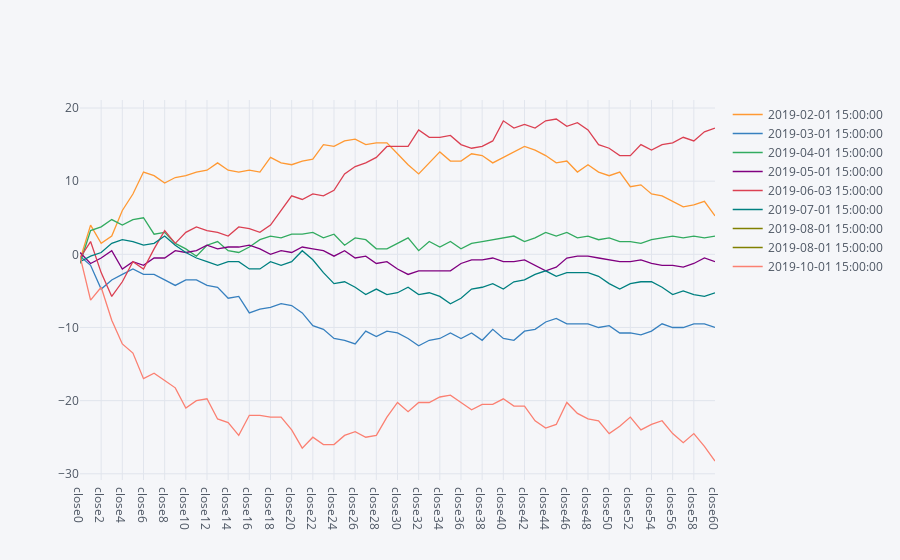
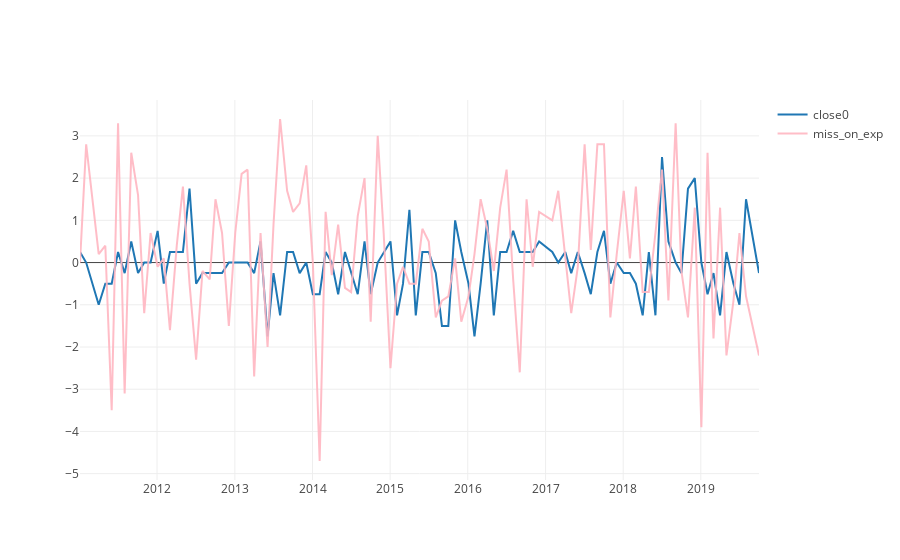

These figures' notebook cell, in order:
### Code cell
market_analysis(spoose, ism_manf)

### Figure 1 — Plotly figure (JSON) as saved in the notebook; plotly's stock layout.template omitted (floating-point values rounded to 4 significant figures)
{"data": [{"line": {"color": "rgba(255, 153, 51, 1.0)", "dash": "solid", "shape": "linear", "width": 1.3}, "mode": "lines", "name": "2019-02-01 15:00:00", "text": "", "type": "scatter", "uid": "3653d905-114d-4cb3-a1ef-478bb0a2a73a", "x": ["close0", "close1", "close2", "close3", "close4", "close5", "close6", "close7", "close8", "close9", "close10", "close11", "close12", "close13", "close14", "close15", "close16", "close17", "close18", "close19", "close20", "close21", "close22", "close23", "close24", "close25", "close26", "close27", "close28", "close29", "close30", "close31", "close32", "close33", "close34", "close35", "close36", "close37", "close38", "close39", "close40", "close41", "close42", "close43", "close44", "close45", "close46", "close47", "close48", "close49", "close50", "close51", "close52", "close53", "close54", "close55", "close56", "close57", "close58", "close59", "close60"], "y": [-0.75, 4, 1.5, 2.5, 6, 8.25, 11.25, 10.75, 9.75, 10.5, 10.75, 11.25, 11.5, 12.5, 11.5, 11.25, 11.5, 11.25, 13.25, 12.5, 12.25, 12.75, 13, 15, 14.75, 15.5, 15.75, 15, 15.25, 15.25, 13.75, 12.25, 11, 12.5, 14, 12.75, 12.75, 13.75, 13.5, 12.5, 13.25, 14, 14.75, 14.25, 13.5, 12.5, 12.75, 11.25, 12.25, 11.25, 10.75, 11.25, 9.25, 9.5, 8.25, 8, 7.25, 6.5, 6.75, 7.25, 5.25]}, {"line": {"color": "rgba(55, 128, 191, 1.0)", "dash": "solid", "shape": "linear", "width": 1.3}, "mode": "lines", "name": "2019-03-01 15:00:00", "text": "", "type": "scatter", "uid": "22c3f373-a879-488b-a001-fabd2bfd3b7c", "x": ["close0", "close1", "close2", "close3", "close4", "close5", "close6", "close7", "close8", "close9", "close10", "close11", "close12", "close13", "close14", "close15", "close16", "close17", "close18", "close19", "close20", "close21", "close22", "close23", "close24", "close25", "close26", "close27", "close28", "close29", "close30", "close31", "close32", "close33", "close34", "close35", "close36", "close37", "close38", "close39", "close40", "close41", "close42", "close43", "close44", "close45", "close46", "close47", "close48", "close49", "close50", "close51", "close52", "close53", "close54", "close55", "close56", "close57", "close58", "close59", "close60"], "y": [-0.25, -1.5, -4.75, -3.5, -2.75, -2, -2.75, -2.75, -3.5, -4.25, -3.5, -3.5, -4.25, -4.5, -6, -5.75, -8, -7.5, -7.25, -6.75, -7, -8, -9.75, -10.25, -11.5, -11.75, -12.25, -10.5, -11.25, -10.5, -10.75, -11.5, -12.5, -11.75, -11.5, -10.75, -11.5, -10.75, -11.75, -10.25, -11.5, -11.75, -10.5, -10.25, -9.25, -8.75, -9.5, -9.5, -9.5, -10, -9.75, -10.75, -10.75, -11, -10.5, -9.5, -10, -10, -9.5, -9.5, -10]}, {"line": {"color": "rgba(50, 171, 96, 1.0)", "dash": "solid", "shape": "linear", "width": 1.3}, "mode": "lines", "name": "2019-04-01 15:00:00", "text": "", "type": "scatter", "uid": "d2635196-abcb-4f65-b6a6-e08ff44cb089", "x": ["close0", "close1", "close2", "close3", "close4", "close5", "close6", "close7", "close8", "close9", "close10", "close11", "close12", "close13", "close14", "close15", "close16", "close17", "close18", "close19", "close20", "close21", "close22", "close23", "close24", "close25", "close26", "close27", "close28", "close29", "close30", "close31", "close32", "close33", "close34", "close35", "close36", "close37", "close38", "close39", "close40", "close41", "close42", "close43", "close44", "close45", "close46", "close47", "close48", "close49", "close50", "close51", "close52", "close53", "close54", "close55", "close56", "close57", "close58", "close59", "close60"], "y": [-1.25, 3.25, 3.75, 4.75, 4, 4.75, 5, 2.75, 3, 1.5, 0.75, -0.25, 1.25, 1.75, 0.5, 0.25, 1, 2, 2.5, 2.25, 2.75, 2.75, 3, 2.25, 2.75, 1.25, 2.25, 2, 0.75, 0.75, 1.5, 2.25, 0.5, 1.75, 1, 1.75, 0.75, 1.5, 1.75, 2, 2.25, 2.5, 1.75, 2.25, 3, 2.5, 3, 2.25, 2.5, 2, 2.25, 1.75, 1.75, 1.5, 2, 2.25, 2.5, 2.25, 2.5, 2.25, 2.5]}, {"line": {"color": "rgba(128, 0, 128, 1.0)", "dash": "solid", "shape": "linear", "width": 1.3}, "mode": "lines", "name": "2019-05-01 15:00:00", "text": "", "type": "scatter", "uid": "13cce8c7-5019-4673-b37f-f78558d17642", "x": ["close0", "close1", "close2", "close3", "close4", "close5", "close6", "close7", "close8", "close9", "close10", "close11", "close12", "close13", "close14", "close15", "close16", "close17", "close18", "close19", "close20", "close21", "close22", "close23", "close24", "close25", "close26", "close27", "close28", "close29", "close30", "close31", "close32", "close33", "close34", "close35", "close36", "close37", "close38", "close39", "close40", "close41", "close42", "close43", "close44", "close45", "close46", "close47", "close48", "close49", "close50", "close51", "close52", "close53", "close54", "close55", "close56", "close57", "close58", "close59", "close60"], "y": [0.25, -1.25, -0.5, 0.5, -2, -1, -1.5, -0.5, -0.5, 0.5, 0.25, 0.5, 1.25, 0.75, 1, 1, 1.25, 0.75, 0, 0.5, 0.25, 1, 0.75, 0.5, -0.25, 0.5, -0.5, -0.25, -1.25, -1, -2, -2.75, -2.25, -2.25, -2.25, -2.25, -1.25, -0.75, -0.75, -0.5, -1, -1, -0.75, -1.5, -2.25, -1.75, -0.5, -0.25, -0.25, -0.5, -0.75, -1, -1, -0.75, -1.25, -1.5, -1.5, -1.75, -1.25, -0.5, -1]}, {"line": {"color": "rgba(219, 64, 82, 1.0)", "dash": "solid", "shape": "linear", "width": 1.3}, "mode": "lines", "name": "2019-06-03 15:00:00", "text": "", "type": "scatter", "uid": "5f9585d6-e2c1-4d1a-8a75-4b8e28288f3a", "x": ["close0", "close1", "close2", "close3", "close4", "close5", "close6", "close7", "close8", "close9", "close10", "close11", "close12", "close13", "close14", "close15", "close16", "close17", "close18", "close19", "close20", "close21", "close22", "close23", "close24", "close25", "close26", "close27", "close28", "close29", "close30", "close31", "close32", "close33", "close34", "close35", "close36", "close37", "close38", "close39", "close40", "close41", "close42", "close43", "close44", "close45", "close46", "close47", "close48", "close49", "close50", "close51", "close52", "close53", "close54", "close55", "close56", "close57", "close58", "close59", "close60"], "y": [-0.5, 1.75, -2.5, -5.75, -3.75, -1, -2, 0.75, 3.25, 1.5, 3, 3.75, 3.25, 3, 2.5, 3.75, 3.5, 3, 4, 6, 8, 7.5, 8.25, 8, 8.75, 11, 12, 12.5, 13.25, 14.75, 14.75, 14.75, 17, 16, 16, 16.25, 15, 14.5, 14.75, 15.5, 18.25, 17.25, 17.75, 17.25, 18.25, 18.5, 17.5, 18, 17, 15, 14.5, 13.5, 13.5, 15, 14.25, 15, 15.25, 16, 15.5, 16.75, 17.25]}, {"line": {"color": "rgba(0, 128, 128, 1.0)", "dash": "solid", "shape": "linear", "width": 1.3}, "mode": "lines", "name": "2019-07-01 15:00:00", "text": "", "type": "scatter", "uid": "63717973-3553-4d67-b9f4-865999fc13ad", "x": ["close0", "close1", "close2", "close3", "close4", "close5", "close6", "close7", "close8", "close9", "close10", "close11", "close12", "close13", "close14", "close15", "close16", "close17", "close18", "close19", "close20", "close21", "close22", "close23", "close24", "close25", "close26", "close27", "close28", "close29", "close30", "close31", "close32", "close33", "close34", "close35", "close36", "close37", "close38", "close39", "close40", "close41", "close42", "close43", "close44", "close45", "close46", "close47", "close48", "close49", "close50", "close51", "close52", "close53", "close54", "close55", "close56", "close57", "close58", "close59", "close60"], "y": [-1, -0.25, 0.25, 1.5, 2, 1.75, 1.25, 1.5, 2.5, 1.25, 0.25, -0.5, -1, -1.5, -1, -1, -2, -2, -1, -1.5, -1, 0.5, -0.75, -2.5, -4, -3.75, -4.5, -5.5, -4.75, -5.5, -5.25, -4.5, -5.5, -5.25, -5.75, -6.75, -6, -4.75, -4.5, -4, -4.75, -3.75, -3.5, -2.75, -2.25, -3, -2.5, -2.5, -2.5, -3, -4, -4.75, -4, -3.75, -3.75, -4.5, -5.5, -5, -5.5, -5.75, -5.25]}, {"line": {"color": "rgba(128, 128, 0, 1.0)", "dash": "solid", "shape": "linear", "width": 1.3}, "mode": "lines", "name": "2019-08-01 15:00:00", "text": "", "type": "scatter", "uid": "acfb3c19-b238-4e49-b02b-2afc620bdf9a", "x": ["close0", "close1", "close2", "close3", "close4", "close5", "close6", "close7", "close8", "close9", "close10", "close11", "close12", "close13", "close14", "close15", "close16", "close17", "close18", "close19", "close20", "close21", "close22", "close23", "close24", "close25", "close26", "close27", "close28", "close29", "close30", "close31", "close32", "close33", "close34", "close35", "close36", "close37", "close38", "close39", "close40", "close41", "close42", "close43", "close44", "close45", "close46", "close47", "close48", "close49", "close50", "close51", "close52", "close53", "close54", "close55", "close56", "close57", "close58", "close59", "close60"], "y": [[1.5, 1.5], [0.75, 0.75], [0.5, 0.5], [-0.5, -0.5], [-1.5, -1.5], [-0.75, -0.75], [0, 0], [1.5, 1.5], [4.25, 4.25], [3.5, 3.5], [4.75, 4.75], [3.75, 3.75], [2.5, 2.5], [3.25, 3.25], [3.25, 3.25], [3.25, 3.25], [3.25, 3.25], [3.75, 3.75], [4.25, 4.25], [6.25, 6.25], [6.25, 6.25], [7.25, 7.25], [6.25, 6.25], [6.25, 6.25], [7.75, 7.75], [7.25, 7.25], [7.75, 7.75], [7.25, 7.25], [10, 10], [10, 10], [11.5, 11.5], [10.25, 10.25], [11, 11], [12, 12], [14.5, 14.5], [13.25, 13.25], [12, 12], [11.25, 11.25], [12.25, 12.25], [12, 12], [11.25, 11.25], [11.5, 11.5], [11.75, 11.75], [12.5, 12.5], [12.75, 12.75], [13.5, 13.5], [13.5, 13.5], [14, 14], [12, 12], [13.75, 13.75], [14, 14], [14.25, 14.25], [14.5, 14.5], [15, 15], [15.25, 15.25], [17.25, 17.25], [16, 16], [16.75, 16.75], [16, 16], [17.5, 17.5], [17.25, 17.25]]}, {"line": {"color": "rgba(128, 128, 0, 1.0)", "dash": "solid", "shape": "linear", "width": 1.3}, "mode": "lines", "name": "2019-08-01 15:00:00", "text": "", "type": "scatter", "uid": "4e525a57-9d06-49b3-9059-f3ba261d9541", "x": ["close0", "close1", "close2", "close3", "close4", "close5", "close6", "close7", "close8", "close9", "close10", "close11", "close12", "close13", "close14", "close15", "close16", "close17", "close18", "close19", "close20", "close21", "close22", "close23", "close24", "close25", "close26", "close27", "close28", "close29", "close30", "close31", "close32", "close33", "close34", "close35", "close36", "close37", "close38", "close39", "close40", "close41", "close42", "close43", "close44", "close45", "close46", "close47", "close48", "close49", "close50", "close51", "close52", "close53", "close54", "close55", "close56", "close57", "close58", "close59", "close60"], "y": [[1.5, 1.5], [0.75, 0.75], [0.5, 0.5], [-0.5, -0.5], [-1.5, -1.5], [-0.75, -0.75], [0, 0], [1.5, 1.5], [4.25, 4.25], [3.5, 3.5], [4.75, 4.75], [3.75, 3.75], [2.5, 2.5], [3.25, 3.25], [3.25, 3.25], [3.25, 3.25], [3.25, 3.25], [3.75, 3.75], [4.25, 4.25], [6.25, 6.25], [6.25, 6.25], [7.25, 7.25], [6.25, 6.25], [6.25, 6.25], [7.75, 7.75], [7.25, 7.25], [7.75, 7.75], [7.25, 7.25], [10, 10], [10, 10], [11.5, 11.5], [10.25, 10.25], [11, 11], [12, 12], [14.5, 14.5], [13.25, 13.25], [12, 12], [11.25, 11.25], [12.25, 12.25], [12, 12], [11.25, 11.25], [11.5, 11.5], [11.75, 11.75], [12.5, 12.5], [12.75, 12.75], [13.5, 13.5], [13.5, 13.5], [14, 14], [12, 12], [13.75, 13.75], [14, 14], [14.25, 14.25], [14.5, 14.5], [15, 15], [15.25, 15.25], [17.25, 17.25], [16, 16], [16.75, 16.75], [16, 16], [17.5, 17.5], [17.25, 17.25]]}, {"line": {"color": "rgba(251, 128, 114, 1.0)", "dash": "solid", "shape": "linear", "width": 1.3}, "mode": "lines", "name": "2019-10-01 15:00:00", "text": "", "type": "scatter", "uid": "21b7d5e8-69ec-4050-b25c-949886c3f25f", "x": ["close0", "close1", "close2", "close3", "close4", "close5", "close6", "close7", "close8", "close9", "close10", "close11", "close12", "close13", "close14", "close15", "close16", "close17", "close18", "close19", "close20", "close21", "close22", "close23", "close24", "close25", "close26", "close27", "close28", "close29", "close30", "close31", "close32", "close33", "close34", "close35", "close36", "close37", "close38", "close39", "close40", "close41", "close42", "close43", "close44", "close45", "close46", "close47", "close48", "close49", "close50", "close51", "close52", "close53", "close54", "close55", "close56", "close57", "close58", "close59", "close60"], "y": [-0.25, -6.25, -4.5, -9, -12.25, -13.5, -17, -16.25, -17.25, -18.25, -21, -20, -19.75, -22.5, -23, -24.75, -22, -22, -22.25, -22.25, -24, -26.5, -25, -26, -26, -24.75, -24.25, -25, -24.75, -22.25, -20.25, -21.5, -20.25, -20.25, -19.5, -19.25, -20.25, -21.25, -20.5, -20.5, -19.75, -20.75, -20.75, -22.75, -23.75, -23.25, -20.25, -21.75, -22.5, -22.75, -24.5, -23.5, -22.25, -24, -23.25, -22.75, -24.5, -25.75, -24.5, -26.25, -28.25]}], "layout": {"legend": {"bgcolor": "#F5F6F9", "font": {"color": "#4D5663"}}, "paper_bgcolor": "#F5F6F9", "plot_bgcolor": "#F5F6F9", "title": {"font": {"color": "#4D5663"}}, "xaxis": {"gridcolor": "#E1E5ED", "showgrid": true, "tickfont": {"color": "#4D5663"}, "title": {"font": {"color": "#4D5663"}, "text": ""}, "zerolinecolor": "#E1E5ED"}, "yaxis": {"gridcolor": "#E1E5ED", "showgrid": true, "tickfont": {"color": "#4D5663"}, "title": {"font": {"color": "#4D5663"}, "text": ""}, "zerolinecolor": "#E1E5ED"}}}

### Figure 2 — Plotly figure (JSON) as saved in the notebook; plotly's stock layout.template omitted (floating-point values rounded to 4 significant figures)
{"data": [{"marker": {"line": {"width": 2}, "size": 10}, "mode": "lines", "name": "close0", "text": [17, 1, 1, 1, 1, 1, 1, 1, 1, 1, 1, 1, 2, 1, 1, 1, 1, 1, 1, 6, 1, 1, 1, 11, 1, 1, 1, 6, 4, 1, 1, 1, 14, 18, 1, 4, 1, 1, 1, 17, 1, 6, 1, 3, 1, 1, 17, 4, 6, 1, 51, 19, 59, 32, 11, 1, 2, 2, 17, 3, 12, 16, 6, 1, 1, 1, 6, 1, 6, 31, 13, 40, 3, 7, 49, 1, 26, 25, 1, 8, 35, 40, 4, 36, 1, 3, 8, 23, 1, 1, 1, 1, 51, 52, 1, 1, 16, 1, 1, 1, 35, 8, 8, 1], "type": "scatter", "uid": "7a736ee2-e2bd-430a-82b5-35f3f58d0f72", "x": ["2011-01-03 15:00:00", "2011-02-01 15:00:00", "2011-04-01 15:00:00", "2011-05-02 15:00:00", "2011-06-01 15:00:00", "2011-07-01 15:00:00", "2011-08-01 15:00:00", "2011-09-01 15:00:00", "2011-10-03 15:00:00", "2011-11-01 15:00:00", "2011-12-01 15:00:00", "2012-01-03 15:00:00", "2012-02-01 15:00:00", "2012-03-01 15:00:00", "2012-04-02 15:00:00", "2012-05-01 15:00:00", "2012-06-01 15:00:00", "2012-07-02 15:00:00", "2012-08-01 15:00:00", "2012-09-04 15:00:00", "2012-10-01 15:00:00", "2012-11-01 15:00:00", "2012-12-03 15:00:00", "2013-01-02 15:00:00", "2013-02-01 15:00:00", "2013-03-01 15:00:00", "2013-04-01 15:00:00", "2013-05-01 15:00:00", "2013-06-03 15:00:00", "2013-07-01 15:00:00", "2013-08-01 15:00:00", "2013-09-03 15:00:00", "2013-10-01 15:00:00", "2013-11-01 15:00:00", "2013-12-02 15:00:00", "2014-01-02 15:00:00", "2014-02-03 15:00:00", "2014-03-03 15:00:00", "2014-04-01 15:00:00", "2014-05-01 15:00:00", "2014-06-02 15:00:00", "2014-07-01 15:00:00", "2014-08-01 15:00:00", "2014-09-02 15:00:00", "2014-10-01 15:00:00", "2014-11-03 15:00:00", "2014-12-01 15:00:00", "2015-01-02 15:00:00", "2015-02-02 15:00:00", "2015-03-02 15:00:00", "2015-04-01 15:00:00", "2015-05-01 15:00:00", "2015-06-01 15:00:00", "2015-07-01 15:00:00", "2015-08-03 15:00:00", "2015-09-01 15:00:00", "2015-10-01 15:00:00", "2015-11-02 15:00:00", "2015-12-01 15:00:00", "2016-01-04 15:00:00", "2016-02-01 15:00:00", "2016-03-01 15:00:00", "2016-04-01 15:00:00", "2016-05-02 15:00:00", "2016-06-01 15:00:00", "2016-07-01 15:00:00", "2016-08-01 15:00:00", "2016-09-01 15:00:00", "2016-10-03 15:00:00", "2016-11-01 15:00:00", "2016-12-01 15:00:00", "2017-02-01 15:00:00", "2017-03-01 15:00:00", "2017-04-03 15:00:00", "2017-05-01 15:00:00", "2017-06-01 15:00:00", "2017-07-03 15:00:00", "2017-08-01 15:00:00", "2017-09-01 15:00:00", "2017-10-02 15:00:00", "2017-11-01 15:00:00", "2017-12-01 15:00:00", "2018-01-03 15:00:00", "2018-02-01 15:00:00", "2018-03-01 15:00:00", "2018-04-02 15:00:00", "2018-05-01 15:00:00", "2018-06-01 15:00:00", "2018-07-02 15:00:00", "2018-08-01 15:00:00", "2018-09-04 15:00:00", "2018-10-01 15:00:00", "2018-11-01 15:00:00", "2018-12-03 15:00:00", "2019-01-03 15:00:00", "2019-02-01 15:00:00", "2019-03-01 15:00:00", "2019-04-01 15:00:00", "2019-05-01 15:00:00", "2019-06-03 15:00:00", "2019-07-01 15:00:00", "2019-08-01 15:00:00", "2019-08-01 15:00:00", "2019-10-01 15:00:00"], "y": [0.25, 0, -1, -0.5, -0.5, 0.25, -0.25, 0.5, -0.25, 0, 0, 0.75, -0.5, 0.25, 0.25, 0.25, 1.75, -0.5, -0.25, -0.25, -0.25, -0.25, 0, 0, 0, 0, -0.25, 0.5, -1.75, -0.25, -1.25, 0.25, 0.25, -0.25, 0, -0.75, -0.75, 0.25, 0, -0.75, 0.25, -0.25, -0.75, 0.5, -0.75, 0, 0.25, 0.5, -1.25, -0.5, 1.25, -1.25, 0.25, 0.25, -0.25, -1.5, -1.5, 1, 0.25, -0.5, -1.75, -0.5, 1, -1.25, 0.25, 0.25, 0.75, 0.25, 0.25, 0.25, 0.5, 0.25, 0, 0.25, -0.25, 0.25, -0.25, -0.75, 0.25, 0.75, -0.5, 0, -0.25, -0.25, -0.5, -1.25, 0.25, -1.25, 2.5, 0.5, 0, -0.25, 1.75, 2, 0, -0.75, -0.25, -1.25, 0.25, -0.5, -1, 1.5, 1.5, -0.25]}, {"marker": {"color": "rgba(255, 182, 193, .9)", "line": {"width": 2}, "size": 10}, "mode": "lines", "name": "miss_on_exp", "text": [1.5, 2.75, 1.75, 1.5, 2.25, 5.25, 7, 15.25, 9, 6.25, 3.5, 2.5, 2.75, 6.25, 2, 6.25, 3.5, 5.5, 1.75, 2, 5.75, 3.25, 4.25, 1.75, 3.25, 2, 5, 2.25, 5.5, 2.75, 2, 2.25, 2.25, 2.75, 2, 2.5, 6.75, 3.5, 1.75, 2.25, 2.25, 2.25, 3.75, 2.5, 3.5, 4.75, 3, 3.75, 5, 2, 4, 2.5, 4.5, 3.75, 2.75, 5.25, 4.25, 2, 5.75, 5.25, 3.75, 4.25, 4.25, 3.75, 3.25, 2.5, 2, 3.5, 3.25, 1.75, 2.5, 3.25, 1.5, 3, 1.75, 2, 2, 1.5, 1.75, 1.75, 1.5, 2.25, 1.5, 2.75, 8.5, 5.25, 3.5, 5.25, 3.5, 2.5, 4.25, 1.75, 4.25, 6.75, 9, 7.25, 3.25, 4.75, 4.25, 5.25, 2.5, 3.75, 3.75, 10.5], "type": "scatter", "uid": "ff9f988d-fbed-438f-b7f9-51f509964b72", "x": ["2011-01-03 15:00:00", "2011-02-01 15:00:00", "2011-04-01 15:00:00", "2011-05-02 15:00:00", "2011-06-01 15:00:00", "2011-07-01 15:00:00", "2011-08-01 15:00:00", "2011-09-01 15:00:00", "2011-10-03 15:00:00", "2011-11-01 15:00:00", "2011-12-01 15:00:00", "2012-01-03 15:00:00", "2012-02-01 15:00:00", "2012-03-01 15:00:00", "2012-04-02 15:00:00", "2012-05-01 15:00:00", "2012-06-01 15:00:00", "2012-07-02 15:00:00", "2012-08-01 15:00:00", "2012-09-04 15:00:00", "2012-10-01 15:00:00", "2012-11-01 15:00:00", "2012-12-03 15:00:00", "2013-01-02 15:00:00", "2013-02-01 15:00:00", "2013-03-01 15:00:00", "2013-04-01 15:00:00", "2013-05-01 15:00:00", "2013-06-03 15:00:00", "2013-07-01 15:00:00", "2013-08-01 15:00:00", "2013-09-03 15:00:00", "2013-10-01 15:00:00", "2013-11-01 15:00:00", "2013-12-02 15:00:00", "2014-01-02 15:00:00", "2014-02-03 15:00:00", "2014-03-03 15:00:00", "2014-04-01 15:00:00", "2014-05-01 15:00:00", "2014-06-02 15:00:00", "2014-07-01 15:00:00", "2014-08-01 15:00:00", "2014-09-02 15:00:00", "2014-10-01 15:00:00", "2014-11-03 15:00:00", "2014-12-01 15:00:00", "2015-01-02 15:00:00", "2015-02-02 15:00:00", "2015-03-02 15:00:00", "2015-04-01 15:00:00", "2015-05-01 15:00:00", "2015-06-01 15:00:00", "2015-07-01 15:00:00", "2015-08-03 15:00:00", "2015-09-01 15:00:00", "2015-10-01 15:00:00", "2015-11-02 15:00:00", "2015-12-01 15:00:00", "2016-01-04 15:00:00", "2016-02-01 15:00:00", "2016-03-01 15:00:00", "2016-04-01 15:00:00", "2016-05-02 15:00:00", "2016-06-01 15:00:00", "2016-07-01 15:00:00", "2016-08-01 15:00:00", "2016-09-01 15:00:00", "2016-10-03 15:00:00", "2016-11-01 15:00:00", "2016-12-01 15:00:00", "2017-02-01 15:00:00", "2017-03-01 15:00:00", "2017-04-03 15:00:00", "2017-05-01 15:00:00", "2017-06-01 15:00:00", "2017-07-03 15:00:00", "2017-08-01 15:00:00", "2017-09-01 15:00:00", "2017-10-02 15:00:00", "2017-11-01 15:00:00", "2017-12-01 15:00:00", "2018-01-03 15:00:00", "2018-02-01 15:00:00", "2018-03-01 15:00:00", "2018-04-02 15:00:00", "2018-05-01 15:00:00", "2018-06-01 15:00:00", "2018-07-02 15:00:00", "2018-08-01 15:00:00", "2018-09-04 15:00:00", "2018-10-01 15:00:00", "2018-11-01 15:00:00", "2018-12-03 15:00:00", "2019-01-03 15:00:00", "2019-02-01 15:00:00", "2019-03-01 15:00:00", "2019-04-01 15:00:00", "2019-05-01 15:00:00", "2019-06-03 15:00:00", "2019-07-01 15:00:00", "2019-08-01 15:00:00", "2019-08-01 15:00:00", "2019-10-01 15:00:00"], "y": [0, 2.8, 0.2, 0.4, -3.5, 3.3, -3.1, 2.6, 1.6, -1.2, 0.7, -0.1, 0.1, -1.6, 0.4, 1.8, -0.5, -2.3, -0.2, -0.4, 1.5, 0.7, -1.5, 0.7, 2.1, 2.2, -2.7, 0.7, -2, 0.9, 3.4, 1.7, 1.2, 1.4, 2.3, 0, -4.7, 1.2, -0.3, 0.9, -0.6, -0.7, 1.1, 2, -1.4, 3, 0.7, -2.5, -0.5, -0.1, -0.5, -0.5, 0.8, 0.5, -1.3, -0.9, -0.8, 0.1, -1.4, -0.8, 0.2, 1.5, 0.8, -0.2, 1.3, 2.2, -0.4, -2.6, 1.5, -0.1, 1.2, 1, 1.7, 0.2, -1.2, -0.1, 2.8, 0.3, 2.8, 2.8, -1.3, 0.2, 1.7, 0.1, 1.8, -0.7, -0.7, 0.7, 2.2, -0.9, 3.3, -0.2, -1.3, 1.3, -3.9, 2.6, -1.8, 1.3, -2.2, -0.9, 0.7, -0.8, -0.8, -2.2]}], "layout": {}}
